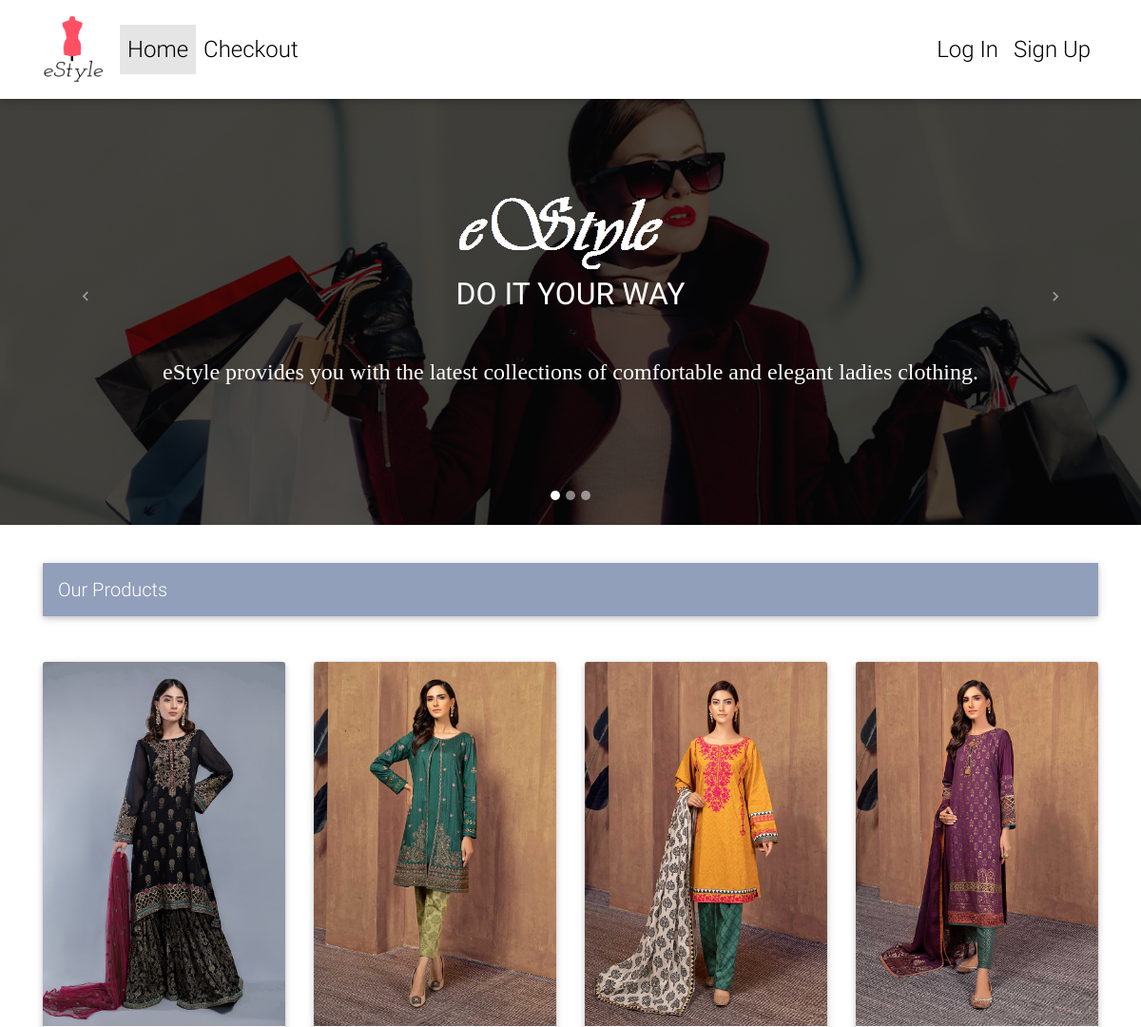
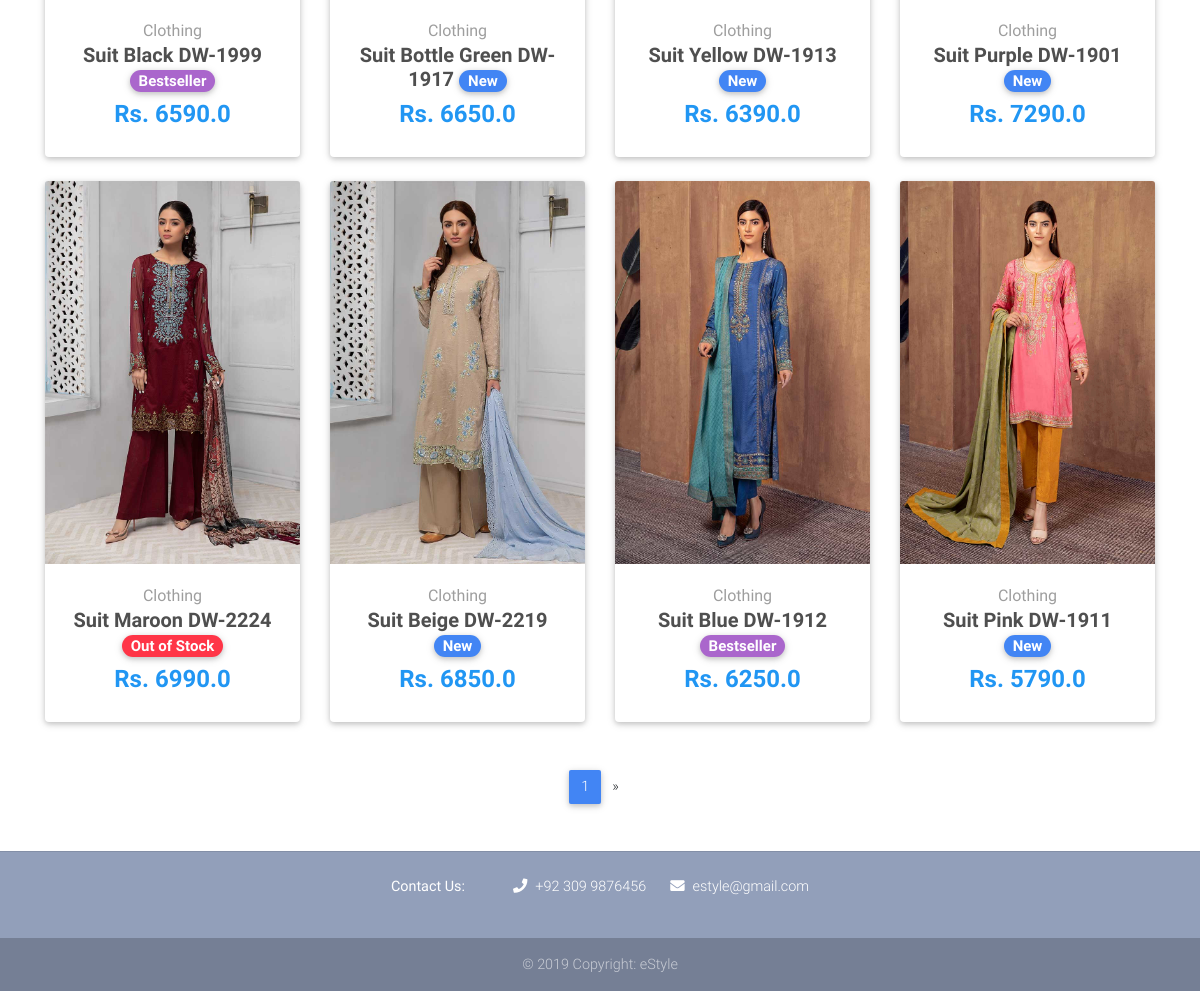
The page / on the database its author committed (2 pictures, top to bottom).
### shop/models.py (models this page shows, shortened)
class Item(models.Model):
    name=models.CharField(max_length=100)
    cost=models.FloatField()
    discount_cost=models.FloatField( blank=True ,null=True )     #not a required field
    colortag=models.CharField(choices=LABEL_CHOICES, max_length=1,blank=True ,null=True)
    tag=models.CharField(max_length=15,blank=True ,null=True)      #for giving different tags to products like bestseller, new etc.
    slug=models.SlugField()      #a unique identity for different products
    detail=models.TextField()
    photo=models.FileField(upload_to = 'images/', default = '')    #images are uploaded to media/images folder
    def get_absolute_url(self):
        return reverse("shop:product",kwargs={'slug':self.slug})     #unique url for every product due to its slug

### shop/views.py (the view)
# urls.py: path('',HomeView.as_view(),name='home'),
class HomeView(ListView):
    model=Item
    paginate_by=8   #after 8 items, additional items are moved to next page
    template_name="home.html"

### templates/home.html (shortened to what this page needs)
{% extends "base.html" %}
{% block content %}
{% load static %}
<div id="carousel-example-1z" class="carousel slide carousel-fade" data-ride="carousel">
  <ol class="carousel-indicators">
    <li data-target="#carousel-example-1z" data-slide-to="0" class="active"></li>
    <li data-target="#carousel-example-1z" data-slide-to="1"></li>
    <li data-target="#carousel-example-1z" data-slide-to="2"></li>
  </ol>
  <div class="carousel-inner" role="listbox">
    <div class="carousel-item active">
      <div class="view" style="background-image: url('{% static 'img/c1.jpg' %}'); background-repeat: no-repeat; background-size: cover;">
        <div class="mask rgba-black-strong d-flex justify-content-center align-items-center">
          <div class="text-center white-text mx-5 wow fadeIn">
            <img src="{% static 'img/Caro.png' %}" alt="">
            <p>
              <strong><font size="+3">DO IT YOUR WAY</font></strong>
            </p>
            <p class="mb-4 d-none d-md-block" style="font-family: garamond;">
              <br><strong><font size="+2">eStyle provides you with the latest collections of comfortable and elegant ladies clothing.</font></strong>
            </p>
          </div>
        </div>
      </div>
    </div>
  </div>
  <a class="carousel-control-prev" href="#carousel-example-1z" role="button" data-slide="prev">
    <span class="carousel-control-prev-icon" aria-hidden="true"></span>
  </a>
  <a class="carousel-control-next" href="#carousel-example-1z" role="button" data-slide="next">
    <span class="carousel-control-next-icon" aria-hidden="true"></span>
  </a>
</div>
  <main>
    <div class="container">
      <br>
      <nav class="navbar navbar-expand-lg navbar-dark mdb-color lighten-3 mt-3 mb-5">
        <span class="navbar-brand">Our Products</span>
      </nav>
      <section class="text-center mb-4">
        <div class="row wow fadeIn">
          {% for item in object_list %}
          <div class="col-lg-3 col-md-6 mb-4">
            <div class="card">
              <div class="view overlay">
                <img src="{{ item.photo.url }}" class="card-img-top" alt="{{item.name}}">
              </div>
              <div class="card-body text-center">
                <a href="" class="grey-text">
                  <h8>Clothing</h8>
                </a>
                <h5>
                  <strong>
                    <a href="{{ item.get_absolute_url }}" class="dark-grey-text">{{ item.name }}
                      <span class="badge badge-pill {{item.get_colortag_display}}-color">{{item.tag}}</span>
                    </a>
                  </strong>
                </h5>
                <h4 class="font-weight-bold blue-text">
                  <strong>Rs.
                  {% if item.discount_cost %}
                  {{ item.discount_cost }}
                  {% else %}
                  {{ item.cost }}
                  {% endif %}
                  </strong>
                </h4>
              </div>
            </div>
          </div>
          {% endfor %}
        </div>
      </section>
      {% if is_paginated %}
      <nav class="d-flex justify-content-center wow fadeIn">
        <ul class="pagination pg-blue">
          <li class="page-item active">
            <a class="page-link" href="?page={{ page_obj.number }}">{{ page_obj.number }}
            </a>
          {% if page_obj.has_next %}
          <li class="page-item">
            <a class="page-link" href="?page={{ page_obj.next_page_number }}" aria-label="Next">
              <span aria-hidden="true">&raquo;</span>
            </a>
          </li>
          {% endif %}
        </ul>
      </nav>
      {% endif %}
    </div>
  </main>
{% endblock content %}

### templates/base.html (shortened to what this page needs)
{% load static %}
<!DOCTYPE html>
<html lang="en">
<head>
  <link rel="stylesheet" href="https://use.fontawesome.com/releases/v5.8.1/css/all.css">
  <link href="{% static 'css/bootstrap.min.css' %}" rel="stylesheet">
  <link href="{% static 'css/mdb.min.css' %}" rel="stylesheet">
  <link href="{% static 'css/style.min.css' %}" rel="stylesheet">
</head>
{% include "navbar.html" %}
<body>
  <div class="mt-5 pt-4">
  </div>
      {% block content %}
      {% endblock content %}
      {% include "footer.html" %}
  </body>
  </html>

### templates/navbar.html (shortened to what this page needs)
{% load static %}
<nav class="navbar fixed-top navbar-expand-lg navbar-light white scrolling-navbar" >
  <div class="container">
    <a class="navbar-brand waves-effect" href="/">
      <img src="{% static 'img/Logos.png' %}" alt="Logo" style="width:65px;height:70px;">
    </a>
    <div class="collapse navbar-collapse" id="navbarSupportedContent">
      <ul class="navbar-nav mr-auto">
        <li class="nav-item active">
          <a class="nav-link waves-effect" href="/"><font size="+2">Home</font>
          </a>
        </li>
        <li class="nav-item">
          <a class="nav-link waves-effect" href="/checkout">
          <font size="+2">Checkout</font></a>
      </ul>
      <ul class="navbar-nav nav-flex-icons">
        {% if request.user.is_authenticated %}
        <li class="nav-item">
          <a style='color:black;' href="{% url 'shop:order-summary' %}"class="nav-link waves-effect">
            <i class="fas fa-shopping-cart" style="color:#808080"></i>
            <span style='color:black;' class="clearfix d-none d-sm-inline-block"><font size="+2">Cart</font></span>
          </a>
        </li>
        <li class="nav-item">
          <a class="nav-link waves-effect" href="{% url 'account_logout' %}">
            <span class="clearfix d-none d-sm-inline-block"><font size="+2">Log Out</font></span>
          </a>
        </li>
        {% else %}
        <li class="nav-item">
          <a class="nav-link waves-effect" href="{% url 'account_login' %}">
            <span class="clearfix d-none d-sm-inline-block"><font size="+2">Log In</font></span>
          </a>
        </li>
        <li class="nav-item">
          <a class="nav-link waves-effect" href="{% url 'account_signup' %}">
            <span class="clearfix d-none d-sm-inline-block"><font size="+2">Sign Up</font></span>
          </a>
        </li>
        {% endif %}
      </ul>
    </div>
  </div>
</nav>

### templates/footer.html
<footer class="page-footer text-center font-small mt-4 wow fadeIn">
    <hr class="my-4">
    <div class="pb-4">
      <p><strong>Contact Us:</strong><i class="fas fa-phone mr-2 ml-5"></i>+92 309 9876456<i class="fas fa-envelope ml-4 mr-2"></i>estyle@gmail.com</p>
    </div>
    <div class="footer-copyright py-3">
      © 2019 Copyright: eStyle
    </div>
  </footer>

### templates/scripts.html (shortened to what this page needs)
{% load static %}

### templates/base.html (style rules this page uses)
html, body, header, .carousel { height: 60vh; }

### rows shown on the page
Item: photo (picture), name "Suit Black DW-1999", tag "Bestseller", discount_cost "6590.0"
Item: photo (picture), name "Suit Bottle Green DW-1917", tag "New", cost "6650.0"
Item: photo (picture), name "Suit Yellow DW-1913", tag "New", cost "6390.0"
Item: photo (picture), name "Suit Purple DW-1901", tag "New", cost "7290.0"
Item: photo (picture), name "Suit Maroon DW-2224", tag "Out of Stock", discount_cost "6990.0"
Item: photo (picture), name "Suit Beige DW-2219", tag "New", cost "6850.0"
Item: photo (picture), name "Suit Blue DW-1912", tag "Bestseller", discount_cost "6250.0"
Item: photo (picture), name "Suit Pink DW-1911", tag "New", cost "5790.0"

### other values the page prints
{{ page_obj.number }} "1"
